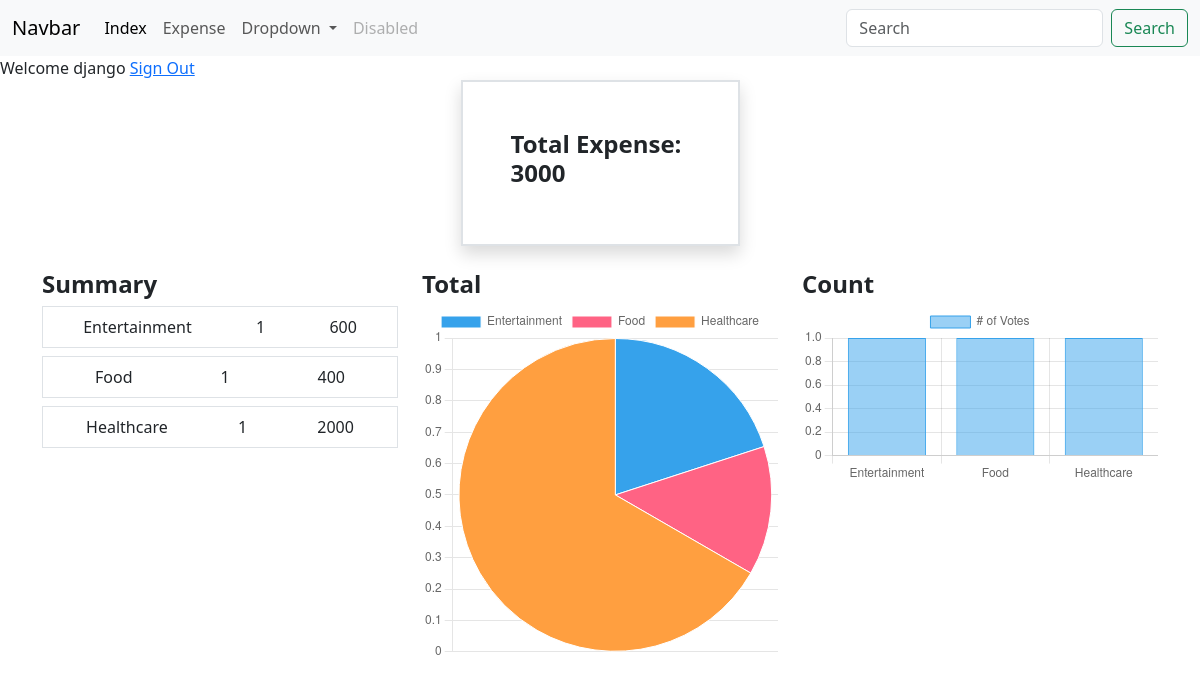
/index/ (signed in), run on an earlier commit of the app's database.
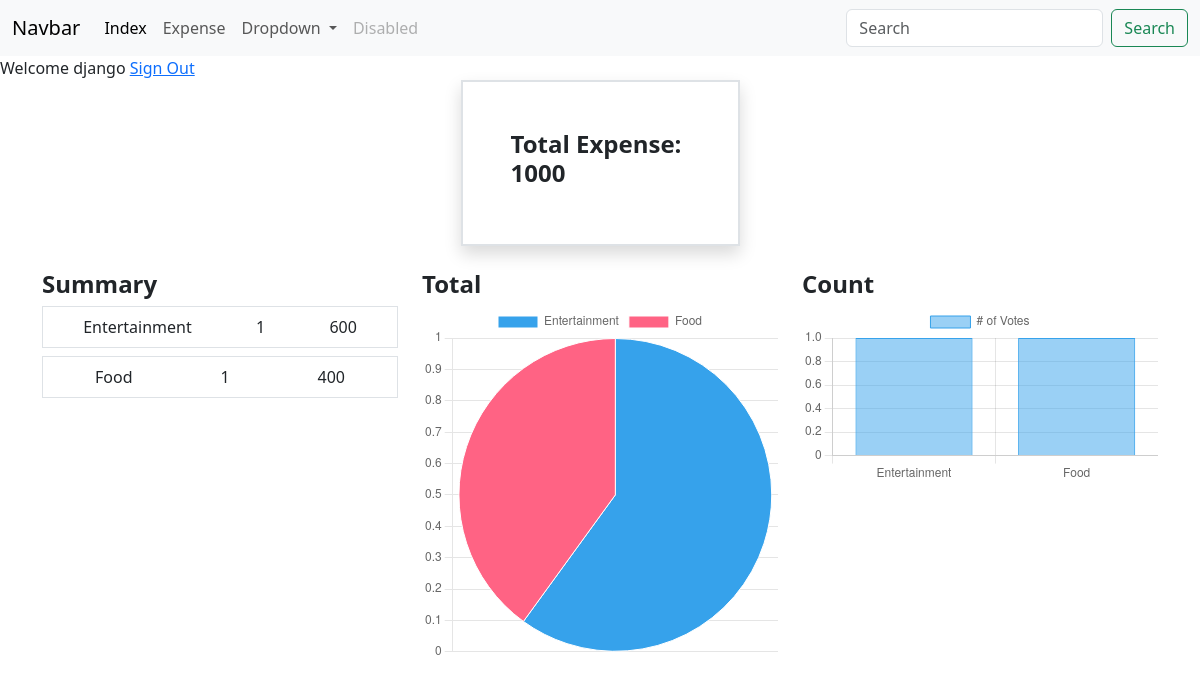
And on a later commit of the database.
### myapp/models.py (models this page shows, shortened)
class Expense(models.Model):
    title=models.CharField(max_length=100)
    amount=models.PositiveBigIntegerField()
    EXPENSE_CATEGORIES = (
    ('Housing', 'Housing'),
    ('Transportation', 'Transportation'),
    ('Food', 'Food'),
    ('Healthcare', 'Healthcare'),
    ('Education', 'Education'),
    ('Entertainment', 'Entertainment'),
    ('Personal Care', 'Personal Care'),
    ('Debt Payments', 'Debt Payments'),
    ('Savings & Investments', 'Savings & Investments'),
    ('Gifts & Donations', 'Gifts & Donations'),
    ('Insurance', 'Insurance'),
    ('Travel', 'Travel'),
    ('Miscellaneous', 'Miscellaneous'),
    )
    categories=models.CharField(max_length=50,choices=EXPENSE_CATEGORIES,default='Miscellaneous')
    created_at=models.DateTimeField(auto_now_add=True)
    owner=models.ForeignKey(User,on_delete=models.CASCADE)

### myapp/views.py (the view)
# urls.py: path('index/',views.IndexView.as_view(),name='index'),
@method_decorator(signin_required,name='dispatch')
class IndexView(View):
    def get(self,request,*args,**kwargs):
        total_expense=Expense.objects.filter(owner=request.user).values('amount').aggregate(total=Sum('amount'))
        category_summary=Expense.objects.filter(owner=request.user).values('categories').annotate(total=Sum('amount'),count=Count('categories'))
        print(category_summary)
        context={
            'total_expense':total_expense.get('total'),
            'category_summary':category_summary
        }
        return render(request,'index.html',context)

### myapp/decoraters.py (called while the page is built)
def signin_required(fn):
    def wrapper(request,*args,**kwargs):
        if not request.user.is_authenticated:
            messages.error(request,'Login Required')
            return redirect('signin')
        else:
            return fn(request,*args,**kwargs)
    return wrapper

### myapp/templates/index.html (shortened to what this page needs)
{%extends 'base.html'%}
{%block main_block%}
    Welcome {{request.user}}
    <a href="{%url 'signout'%}">Sign Out</a>
    <div class="container">
        <div class="w-25 border border-2 shadow mx-auto p-5">
            <h4 class="fw-bold">Total Expense: {{total_expense}}</h4>
        </div>
        <div class="row mt-3">
            <div class="col-4">
                <h4 class="text_center fw-bold my-2">Summary</h4>
                {%for summary in category_summary%}
                    <div class="border round-pill p-2 mt-2 d-flex justify-content-around">
                        <div>{{summary.categories}}</div>
                        <div>{{summary.count}}</div>
                        <div>{{summary.total}}</div>
                    </div>
                {%endfor%}
            </div>
            <div class="col-4">
                <h4 class="text_center fw-bold my-2">Total</h4>
                <canvas id="myChart"></canvas>
            </div>
            <div class="col-4">
              <h4 class="text_center fw-bold my-2">Count</h4>
                <canvas id="Chart2"></canvas>
            </div>
        </div>
    </div>
<script>
  const ctx = document.getElementById('myChart');
  new Chart(ctx, {
    type: 'pie',
    data: {
      labels: [{%for summary in category_summary%} '{{summary.categories}}', {%endfor%}],
      datasets: [{
        label: '# of Votes',
        data: [{%for summary in category_summary%} {{summary.total}}, {%endfor%}],
        borderWidth: 1
      }]
    },
    options: {
      scales: {
        y: {
          beginAtZero: true
        }
      }
    }
  });
  const ctx1 = document.getElementById('Chart2');
  new Chart(ctx1, {
    type: 'bar',
    data: {
      labels: [{%for summary in category_summary%} '{{summary.categories}}', {%endfor%}],
      datasets: [{
        label: '# of Votes',
        data: [{%for summary in category_summary%} {{summary.count}}, {%endfor%}],
        borderWidth: 1
      }]
    },
    options: {
      scales: {
        y: {
          beginAtZero: true
        }
      }
    }
  });
</script>
{%endblock%}

### myapp/templates/base.html (shortened to what this page needs)
<!DOCTYPE html>
<html lang="en">
<head>
    <link href="https://cdn.jsdelivr.net/npm/bootstrap@5.3.6/dist/css/bootstrap.min.css" rel="stylesheet">
    <link href="https://cdn.jsdelivr.net/npm/bootstrap-icons/font/bootstrap-icons.css" rel="stylesheet">
</head>
<body>
    <nav class="navbar navbar-expand-lg bg-body-tertiary">
        <div class="container-fluid">
          <a class="navbar-brand" href="#">Navbar</a>
          <div class="collapse navbar-collapse" id="navbarSupportedContent">
            <ul class="navbar-nav me-auto mb-2 mb-lg-0">
              <li class="nav-item">
                <a class="nav-link active" aria-current="page" href="{%url 'index'%}">Index</a>
              </li>
              <li class="nav-item">
                <a class="nav-link" href="{%url 'expenseadd'%}">Expense</a>
              </li>
              <li class="nav-item dropdown">
                <a class="nav-link dropdown-toggle" href="#" role="button" data-bs-toggle="dropdown" aria-expanded="false">
                  Dropdown
                </a>
              </li>
              <li class="nav-item">
                <a class="nav-link disabled" aria-disabled="true">Disabled</a>
              </li>
            </ul>
            <form class="d-flex" role="search">
              <input class="form-control me-2" type="search" placeholder="Search" aria-label="Search"/>
              <button class="btn btn-outline-success" type="submit">Search</button>
            </form>
          </div>
        </div>
      </nav>
      {%block main_block%}
      {%endblock%}
</body>
</html>

What changed in the data, as far as the page shows it:
removed Expense: categories "Healthcare", count "1", total "2000"
Also different on the page:
{{ total_expense }}: "3000" → "1000"
chart data {{ summary.categories }}: Entertainment, Food, Healthcare → Entertainment, Food
chart data {{ summary.total }}: 600, 400, 2000 → 600, 400
chart data {{ summary.count }}: 1, 1, 1 → 1, 1
